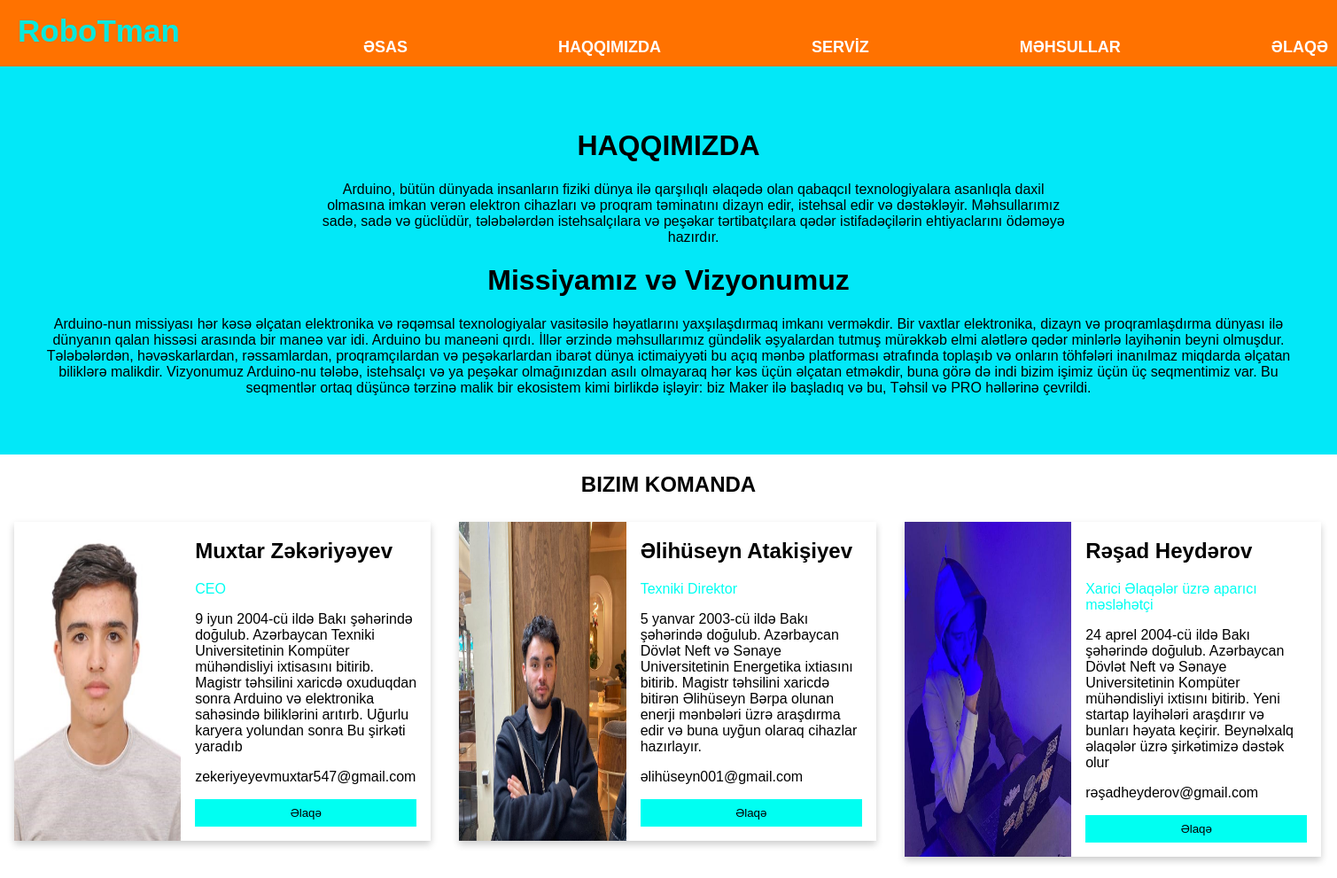
Screenshot of /haqqimizda/ with the database file from the repository.
### blog/models.py (models this page shows)
class Haqqimizda(models.Model):
    about = models.TextField(verbose_name='Haqqimizda texti')
    mission = models.TextField(verbose_name='Missiyamız və Vizyonumuz texti')

class Team(models.Model):
    name = models.CharField(verbose_name="Adi ve soyadi", max_length=100)
    image = models.FileField(verbose_name="sekil")
    position = models.CharField(verbose_name="Vezife", max_length=100)
    detail = models.TextField(verbose_name="Haqqinizda")
    email = models.CharField(max_length=100, verbose_name='mail address')

### blog/views.py (the view)
# urls.py: path('haqqimizda/', about, name='about'),
def about(request):
    about =  Haqqimizda.objects.first()
    team = Team.objects.all()
    contex = {
        'about': about,
        'team': team,
    }
    return render(request, 'haqqımızda.html', contex)

### templates/haqqımızda.html
{% extends 'base.html' %}
{% load static %}
{% block menu %}
<link rel="stylesheet" href="{% static 'about.css' %}">
   <div class="about-section">
      <h1>HAQQIMIZDA</h1>
      <p class="p1"> {{ about.about }} </p>
      <h1>Missiyamız və Vizyonumuz</h1>
      <p>{{ about.mission }}</p>
    </div>
    <h2 style="text-align:center">BIZIM KOMANDA</h2>
    <div class="row">
      {% for member in team %}
      <div class="column">
        <div class="card">
          <img src="{{ member.image.url }}" alt="Muxar" style="width:40%">
          <div class="container">
            <h2>{{ member.name }}</h2>
            <p class="title">{{ member.position }}</p>
            <p>{{ member.detail }}</p>
            <p>{{ member.email }}</p>
            <p><button class="button">Əlaqə</button></p>
          </div>
        </div>
      </div>
      {% endfor %}
    {% endblock %}

### static/about.css (style rules this page uses)
body { font-family: Arial, Helvetica, sans-serif; margin: 0; }
html { box-sizing: border-box; }
*, *:before, *:after { box-sizing: inherit; }
.column { float: left; width: 33.3%; margin-bottom: 16px; padding: 0 8px; }
.card { box-shadow: 0 4px 8px 0 rgba(0, 0, 0, 0.2); margin: 8px; display: flex; }
.about-section { padding: 50px; text-align: center; background-color: rgb(2, 232, 248); color: black; }
.container { padding: 0 16px; }
.container::after, .row::after { content: ""; clear: both; display: table; }
.title { color: rgb(0, 255, 242); }
.button { border: none; outline: 0; display: inline-block; padding: 8px; color:black; background-color: rgb(0, 255, 242) ; text-align: center; cursor: pointer; width: 100%; }
.p1 { width: 60%; text-align: center; margin-left: 22%; }

### rows the page displays
Haqqimizda: about "Arduino, bütün dünyada insanların fiziki dünya ilə qarşılıqlı əlaqədə olan qabaqcıl texnologiyalara asanlıqla daxil olmasına imkan verən elektron cihazları və proqram təminatını dizayn edir, istehsal edir və dəstəkləyir. Məhsullarımız sadə, sadə və güclüdür, tələbələrdən istehsalçılara və peşəkar tərtibatçılara qədər istifadəçilərin ehtiyaclarını ödəməyə hazırdır.", mission "Arduino-nun missiyası hər kəsə əlçatan elektronika və rəqəmsal texnologiyalar vasitəsilə həyatlarını yaxşılaşdırmaq imkanı verməkdir. Bir vaxtlar elektronika, dizayn və proqramlaşdırma dünyası ilə dünyanın qalan hissəsi arasında bir maneə var idi. Arduino bu maneəni qırdı. İllər ərzində məhsullarımız gündəlik əşyalardan tutmuş mürəkkəb elmi alətlərə qədər minlərlə layihənin beyni olmuşdur. Tələbələrdən, həvəskarlardan, rəssamlardan, proqramçılardan və peşəkarlardan ibarət dünya ictimaiyyəti bu açıq mənbə platforması ətrafında toplaşıb və onların töhfələri inanılmaz miqdarda əlçatan biliklərə malikdir. Vizyonumuz Arduino-nu tələbə, istehsalçı və ya peşəkar olmağınızdan asılı olmayaraq hər…"
Team: image (picture), name "Muxtar Zəkəriyəyev", position "CEO", detail "9 iyun 2004-cü ildə Bakı şəhərində doğulub. Azərbaycan Texniki Universitetinin Kompüter mühəndisliyi ixtisasını bitirib. Magistr təhsilini xaricdə oxuduqdan sonra Arduino və elektronika sahəsində biliklərini arıtırb. Uğurlu karyera yolundan sonra Bu şirkəti yaradıb", email "zekeriyeyevmuxtar547@gmail.com"
Team: image (picture), name "Əlihüseyn Atakişiyev", position "Texniki Direktor", detail "5 yanvar 2003-cü ildə Bakı şəhərində doğulub. Azərbaycan Dövlət Neft və Sənaye Universitetinin Energetika ixtiasını bitirib. Magistr təhsilini xaricdə bitirən Əlihüseyn Bərpa olunan enerji mənbələri üzrə araşdırma edir və buna uyğun olaraq cihazlar hazırlayır.", email "əlihüseyn001@gmail.com"
Team: image (picture), name "Rəşad Heydərov", position "Xarici Əlaqələr üzrə aparıcı məsləhətçi", detail "24 aprel 2004-cü ildə Bakı şəhərində doğulub. Azərbaycan Dövlət Neft və Sənaye Universitetinin Kompüter mühəndisliyi ixtisını bitirib. Yeni startap layihələri araşdırır və bunları həyata keçirir. Beynəlxalq əlaqələr üzrə şirkətimizə dəstək olur", email "rəşadheyderov@gmail.com"
